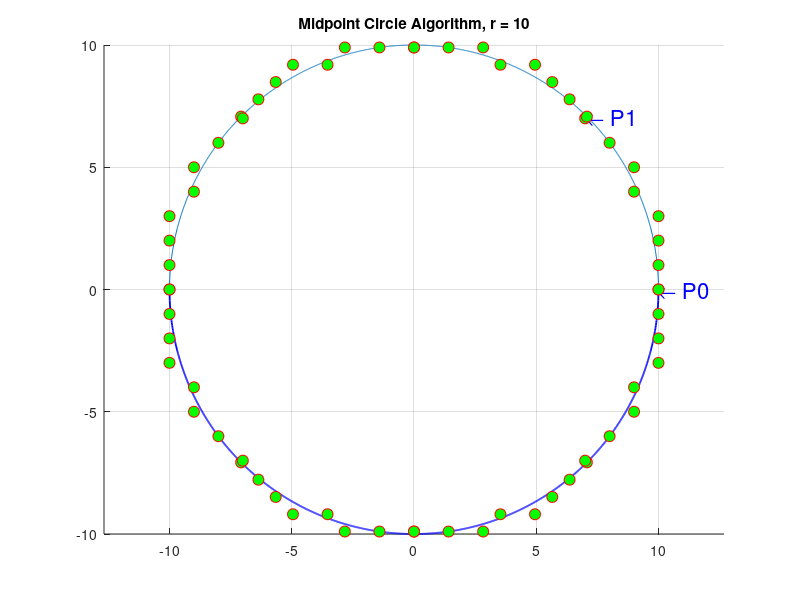

Recreate this plot in MATLAB.
function MidpointCircle
% This function implements Midpoint circle algorithm and 
% can be applied to all quadrants
% (scan-converting the first octant arc)
%
% Copyright (c) 2005.  Zhou Dengwen.  All rights reserved.
% Department of Computer Science & Technology
% North China Electric Power University(Beijing)(NCEPU)
%
% Lsat time modified: Feb. 28, 2008
%

% The radius of the circle to be scan-converted
% (the centre of the circle is at the original point)
r = 10;

% Initialize the setting and draw the circle to be scan-converted
hold on; axis equal;
grid on;
x = -r:0.01:r; 
y = sqrt(r^2-x.^2); 
plot(x,y,x,-y,'b-','LineWidth',1.3);
text(r,0,'\leftarrow P0','FontSize',16,'Color',[0,0,1]);
text(r/sqrt(2),r/sqrt(2),'\leftarrow P1','FontSize',16,'Color',[0,0,1]);
title(['Midpoint Circle Algorithm, r = ' num2str(r)]);

% Begin main loop (draw the first octant arc)
x = r; y = 0; d = 1.25 - r; PointArray = []; n_time = 3;
plot(x,y,'ro','MarkerSize',8,'MarkerFaceColor','g');
PointArray = [PointArray; x y];
while y <= x 	
	if d < 0  
        d = d + 2*y+3;
    else 
        d = d - 2*(x-y)+5;  
        x = x -1;
    end
    y = y + 1;
    if y > x break; end
    PointArray = [PointArray; [x,y]];
    plot(x,y,'ro','MarkerSize',8,'MarkerFaceColor','g');
    pause(n_time) % delay n_time seconds
end

% Draw the second octant arc
n = size(PointArray,1); PointArray2 = [];
for j = 1:n
    x = (PointArray(j,1)-PointArray(j,2))/sqrt(2);
    y = (PointArray(j,1)+PointArray(j,2))/sqrt(2);
    plot(x,y,'ro','MarkerSize',8,'MarkerFaceColor','g');
    PointArray2 = [PointArray2; x y];
end
pause(n_time) % delay n_time seconds

% Draw the arc in the second quadrant
PointArray2 = [PointArray2; PointArray];
n = size(PointArray2,1); PointArray = [];
for j = 1:n
    x = -PointArray2(j,1); y = PointArray2(j,2);
    plot(x,y,'ro','MarkerSize',8,'MarkerFaceColor','g');
    PointArray = [PointArray; x y];
end
pause(n_time) % delay n_time seconds

% Draw the lower half of the circle
PointArray2 = [PointArray2; PointArray];
n = size(PointArray2,1);
for j = 1:n
    plot(PointArray2(j,1),-PointArray2(j,2),'ro','MarkerSize',8,'MarkerFaceColor','g');
end
hold off;
